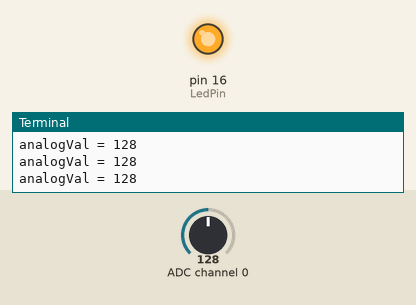
Simulated run of this program. Board: Raspberry Pi (header pin numbers). On the bench: output pins drawn as LEDs (lit = HIGH), the last lines printed to the terminal. Inputs (shaded band) come from the test bench; at power-on: ADC channel 0 = 128 (analog values on the 0–255 scale). Library files of the repository ran but are not shown: ADC0832.py; pins used as bus, display or sensor lines are not drawn.

Above: at 1.2 s.
1.3 s: ADC channel 0 set to 196
2.8 s: ADC channel 0 set to 203
At 3.4 s:
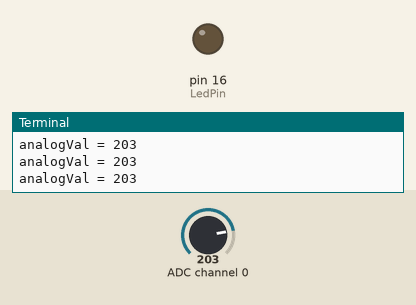
4.3 s: ADC channel 0 set to 197
At 5.0 s:
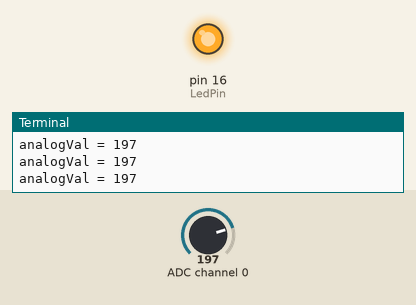
5.9 s: ADC channel 0 set to 224
At 6.6 s:
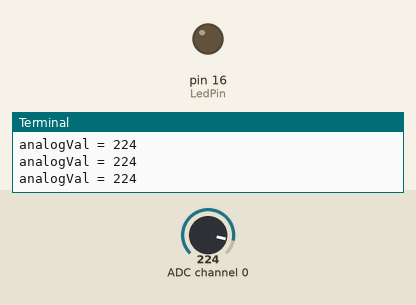
Timing chart, 0 to 8.5 s (numbered marks = the images above; inputs shaded):
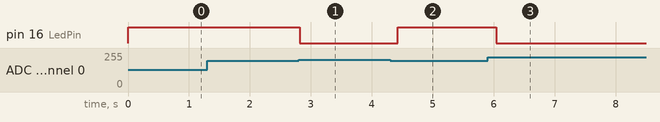

The program:

analogTemp.py
```python
#!/usr/bin/env python
import RPi.GPIO as GPIO
import ADC0832
import time
import math

LedPin = 16
threshold = 200
def init():
	ADC0832.setup()
        GPIO.setmode(GPIO.BOARD)
        GPIO.setup(LedPin, GPIO.OUT)
        GPIO.output(LedPin, GPIO.LOW)

def loop():
	while True:
		analogVal = ADC0832.getResult(0)
                print 'analogVal = %d' % analogVal
                if(analogVal < threshold):
                    GPIO.output(LedPin, True)
                else:
                    GPIO.output(LedPin, False)

		time.sleep(0.2)

if __name__ == '__main__':
	init()
	try:
		loop()
	except KeyboardInterrupt:
		ADC0832.destroy()
		print 'The end !'
```

Measured:
- the behaviour switches between 199 and 200 on ADC channel 0 (found by bisection; images 0 and 1)
- after the input at 2.8 s, pin 16 (LedPin): HIGH → LOW at once
- after the input at 4.3 s, pin 16 (LedPin): LOW → HIGH after 0.13 s
- after the input at 5.9 s, pin 16 (LedPin): HIGH → LOW after 0.14 s
